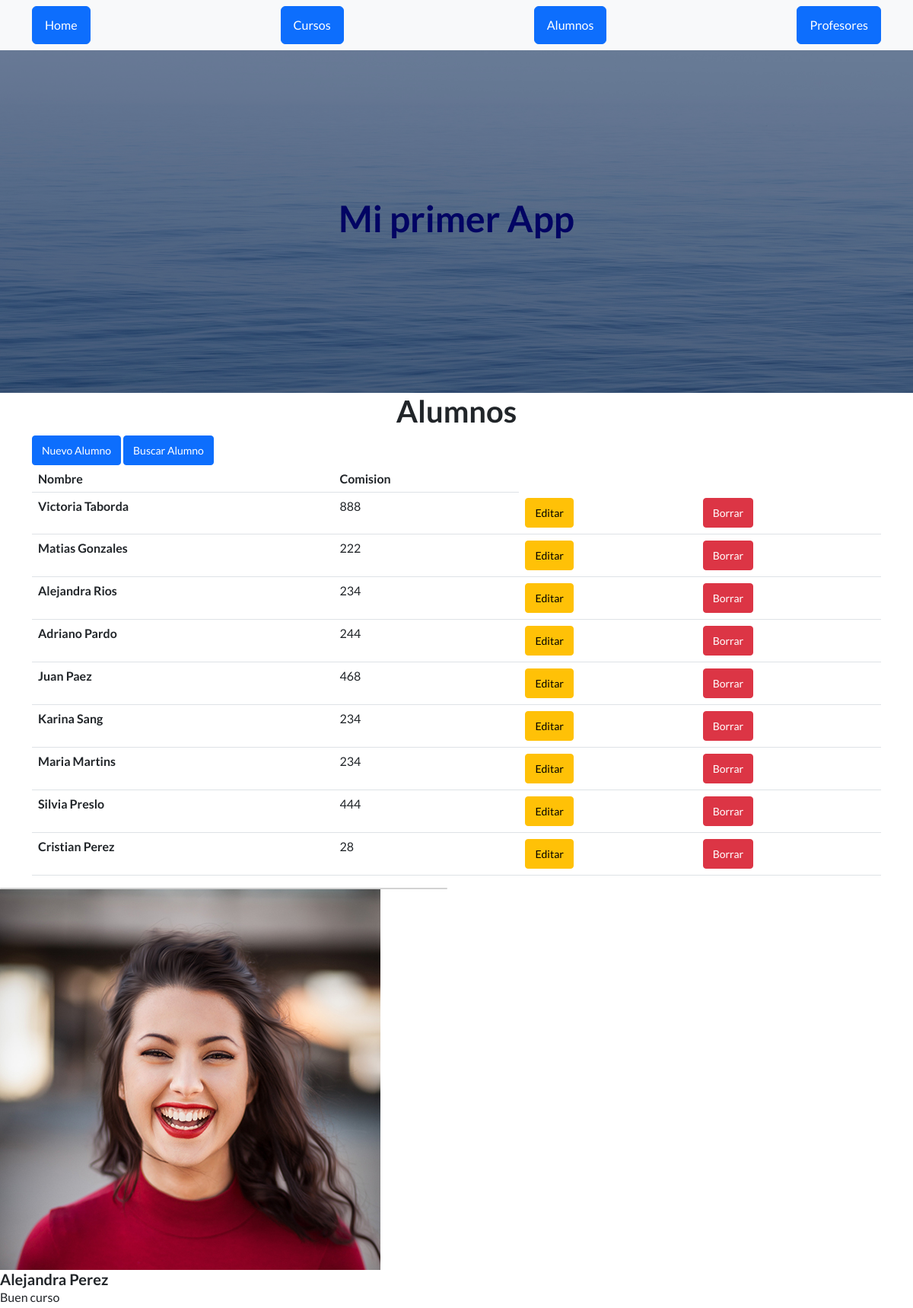
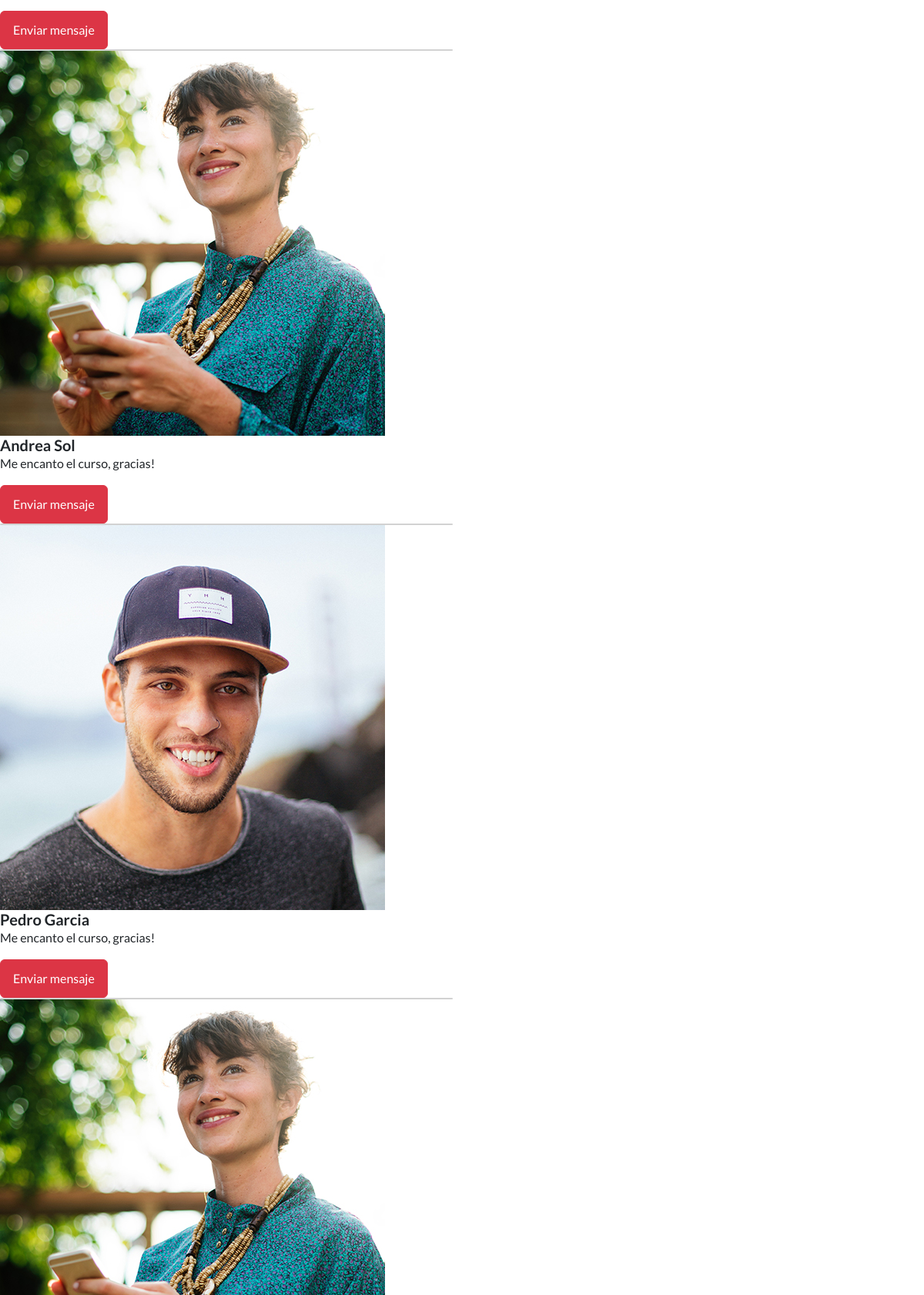
The app's page /AppCoder/alumnos (upper part) with its own data (2 pictures, top to bottom).
### AppCoder/models.py (models this page shows)
class Alumno (models.Model):
    nombre= models.CharField(max_length=40)
    comision=models.IntegerField()

### AppCoder/views.py (the view)
# urls.py: path("alumnos", views.ver_alumnos, name="alumnos"),
def ver_alumnos(request):
    alumnos = Alumno.objects.all()
    dicc = {"alumnos": alumnos }
    plantilla = loader.get_template("alumnos.html")
    documento = plantilla.render(dicc)
    return HttpResponse(documento)

### AppCoder/Templates/alumnos.html (shortened to what this page needs)
<main>
    <!DOCTYPE html>
<html lang="en">
<head>
</head>
<body>
    {% extends "padre.html" %}
    {% load static %}
    {% block contenido %}
    <main class="container">
        <h1 class="text-center"> Alumnos </h1>
        <a href="{% url 'alta_alumno'%}"" class="btn btn-primary btn-sm">Nuevo Alumno</a>
        <a href="{% url 'buscar_alumno'%}"" class="btn btn-primary btn-sm">Buscar Alumno</a>
        <table class="table">
            <thead>
                <tr>
                    <th>Nombre</th>
                    <th>Comision</th>
                </tr>
            </thead>
            <tbody>
                {% for n in alumnos %}
                <tr>
                    <th>{{n.nombre}}</th>
                    <td>{{n.comision}}</td>
                    <td><a href="{% url 'editar_alumno' n.id %}" class="btn btn-warning btn-sm">Editar</a></td>
                    <td><a href="{% url 'eliminar_alumno' n.id %}" class="btn btn-danger btn-sm">Borrar</a></td>
                </tr>
                {% endfor %}
            </tbody>
        </table>
    </main>
</body>
</html>
    <div class="contenido">
        <div class="row">
            <div class="col-12 col-md-6">
                <div class="card">
                </div>
                <img src="{%static 'AppCoder/assets/img/testimonials-1.jpg'%}"/>
                <div class="card-body">
                    <h5 class="card-title">Alejandra Perez</h5>
                    <p class="card-text">Buen curso</p>
                    <a class="btn btn-danger" href="">Enviar mensaje</a>
                </div>
            </div>
        </div>
    </div>
    <div class="contenido">
        <div class="row">
            <div class="col-12 col-md-6">
                <div class="card">
                </div>
                <img src="{%static 'AppCoder/assets/img/testimonials-3.jpg'%}"/>
                <div class="card-body">
                    <h5 class="card-title">Andrea Sol</h5>
                    <p class="card-text">Me encanto el curso, gracias!</p>
                    <a class="btn btn-danger" href="">Enviar mensaje</a>
                </div>
            </div>
        </div>
    </div>
    <div class="contenido">
        <div class="row">
            <div class="col-12 col-md-6">
                <div class="card">
                </div>
                <img src="{%static 'AppCoder/assets/img/testimonials-2.jpg'%}"/>
                <div class="card-body">
                    <h5 class="card-title">Pedro Garcia</h5>
                    <p class="card-text">Me encanto el curso, gracias!</p>
                    <a class="btn btn-danger" href="">Enviar mensaje</a>
                </div>
            </div>
        </div>
    </div>
    <div class="contenido">
        <div class="row">
            <div class="col-12 col-md-6">
                <div class="card">
                </div>
                <img src="{%static 'AppCoder/assets/img/testimonials-3.jpg'%}"/>
            </div>
        </div>
    </div>
</main>
{%endblock%}

### records on screen
Alumno: nombre "Victoria Taborda", comision "888"
Alumno: nombre "Matias Gonzales", comision "222"
Alumno: nombre "Alejandra Rios", comision "234"
Alumno: nombre "Adriano Pardo", comision "244"
Alumno: nombre "Juan Paez", comision "468"
Alumno: nombre "Karina Sang", comision "234"
Alumno: nombre "Maria Martins", comision "234"
Alumno: nombre "Silvia Preslo", comision "444"
Alumno: nombre "Cristian Perez", comision "28"
